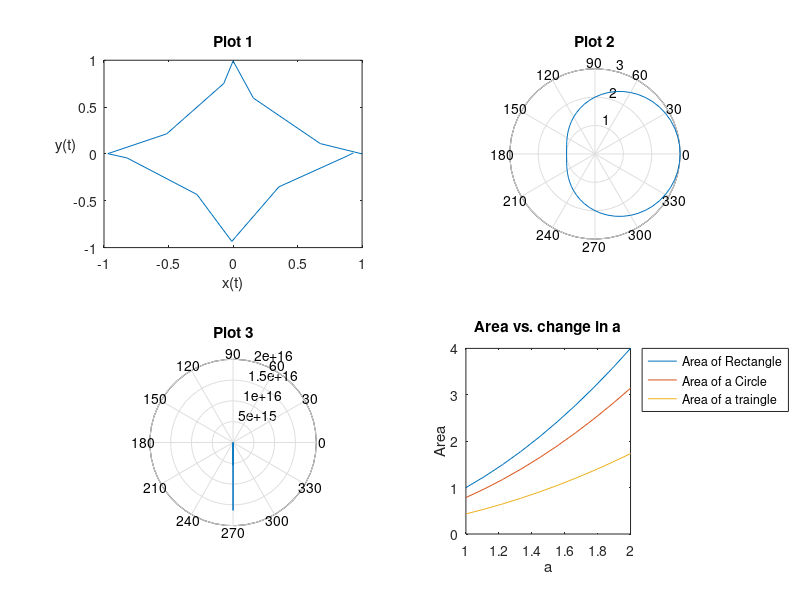

Source code (MATLAB):
%Clair Cunningham PSWC-01   Week8 In-Class Exercises

%% In-Class Exercise #1
% Inputs radius 
% Calculates the volume and surface area of a sphere

%Input
r = input('Enter some radii for a sphere : r, in ft = ');
%Calculate Volume
vol = 4/3*pi.*r.^3;
%Calculate surface area
s_area = 4*pi.*r.^2;

%Output Results
msg = ['Volume of sphere is ' num2str(vol) ', and the surface area is ' num2str(s_area)];
disp(msg)

%% In-Class Exercise #2
% Creates an array of x with corresponding y values
% Plots the resulting arrays
close all; clear all; clc
x = [0:0.5:10];
y = x.^3;

figure(1);
hold on;
plot(x,y);
xlabel('X', 'FontSize', 20, 'FontName', 'Arial');
ylabel('Y', 'FontSize', 20, 'FontName', 'Arial');
title('X vs. Y', 'FontSize', 28, 'FontName', 'Arial');
hold off;

%% In-Class Exercise #3
% Plots two x vs y plots on the same figure

clc; clear all; close all
X=0:2*pi/40:2*pi;
Y=sin(X);
plot(X,Y,'ro')
hold on

Y=cos(X);
plot(X,Y,'b+')
legend('sin','cos')
xlabel('X'); ylabel('Y');
title('sin(x) and cos(x) on one graph')
grid on

%% In-Class Exercise #4
% Plots two vertical (y) axes
close all; clear all; clc
x = [0:0.01:20];
y1 = 200*exp(-0.05*x).*sin(x);
y2 = 0.8*exp(-0.5*x).*sin(10*x);

[AX,H1,H2] = plotyy(x,y1,x,y2);
legend('Low Frequency','High frequency')
xlabel('X');
grid on
set(get(AX(1),'Ylabel'),'String','Y') 
set(get(AX(2),'Ylabel'),'String','Y','Rotation',270) 

%% In-Class Exercise #5
% Creates Multiple Plots
close all; clear all; clc
year=[2007:2011];  %note: increment defaults to 1 if omitted
pop=[0.9 1.4 1.7 1.3 1.8];

subplot(2,2,1);
bar(year,pop); 
title('bar'); xlabel('Year'); ylabel('Population')

subplot(2,2,2);
barh(year,pop); 
title('barh'); xlabel('Year'); ylabel('Population')

subplot(2,2,3);
area(year,pop); 
title('area'); xlabel('Year'); ylabel('Population')

subplot(2,2,4);
plot(year,pop,'-rs','MarkerSize',10); 
title('line'); xlabel('Year'); ylabel('Population'); grid on

%% In-Class Exercise #6
% Create multi-pane plot
close all; clear all; clc
%Calcs for plot 1
t= [0:0.5:6.5];
x = cos(t).^3;  y = sin(t).^3;

%Calcs for plot 2
theta = [0:pi/30:2*pi];
r2 = 2 + cos(theta);

%Calcs for plot 3
r3 = 4.*cos(theta)-1./cos(theta);

%Calcs for plot 4
r4 = exp(theta);

%Plot 1
subplot(2,2,1);
plot(x,y);
xlabel('x(t)'); ylabel('y(t)');
set(get(gca,'YLabel'),'Rotation',0.0);
title('Plot 1');
%Plot 2
subplot(2,2,2);
polar(theta,r2);
title('Plot 2');
%Plot 3
subplot(2,2,3);
polar(theta,r3);
title('Plot 3');
%Plot 4
subplot(2,2,4);
polar(theta,r4);
title('Plot 4');

%% In-Class Exercise #7
% Show the infinite series converges to the value shown
% Inputs the number of times to run the sum
close all; clear all; clc
for t = 1:3
n = input('Please input the number of terms you would to sum : ');
% Splits the total number into an array with spacing 1 between numbers
k = [0:1:n];
% Finds the individual summation of each element in the array
Summ = (-1).^k*1./(2.*k+1);
% Finds the total sum of the array.
total(t) = sum(Summ);
Message(t) = {['The summation of ' num2str(n) ' terms is ' num2str(total(t))]};
end
for t = 1:3
msgbox(Message(t));
end

%% In-Class Exercise #8
% Plots the area of the geometrical shapes
% Creates an array of 10 evenly spaced values between 1 and 2
close all; clear all; clc
a = linspace(1,2,10);
as = a.^2;
ac = pi/4.*a.^2;
at = (sqrt(3)/4).*a.^2;
y = linspace(1,2,10);
figure(1); plot(a,as,a,ac,a,at);hold on;

xlabel('a');ylabel('Area'); title('Area vs. change in a');
legend('Area of Rectangle', 'Area of a Circle', 'Area of a traingle','Location','NorthEastOutside')